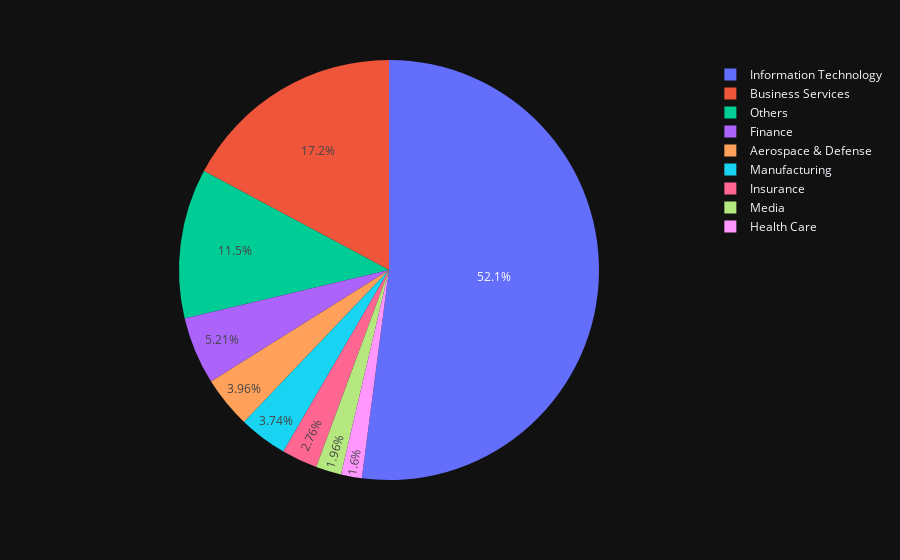

Notebook code cell kept with this figure:
### Code cell
px.pie(newSector, values='Count', names='Sector')

### Figure 1 — Plotly figure (JSON) as saved in the notebook; plotly's stock layout.template omitted (floating-point values rounded to 4 significant figures)
{"data": [{"domain": {"x": [0.0, 1.0], "y": [0.0, 1.0]}, "hovertemplate": "Sector=%{label}<br>Count=%{value}<extra></extra>", "labels": ["Information Technology", "Business Services", "Finance", "Aerospace & Defense", "Manufacturing", "Insurance", "Media", "Health Care", "Others"], "legendgroup": "", "name": "", "showlegend": true, "values": [1170, 386, 117, 89, 84, 62, 44, 36, 259], "type": "pie"}], "layout": {"legend": {"tracegroupgap": 0}, "margin": {"t": 60}}}
